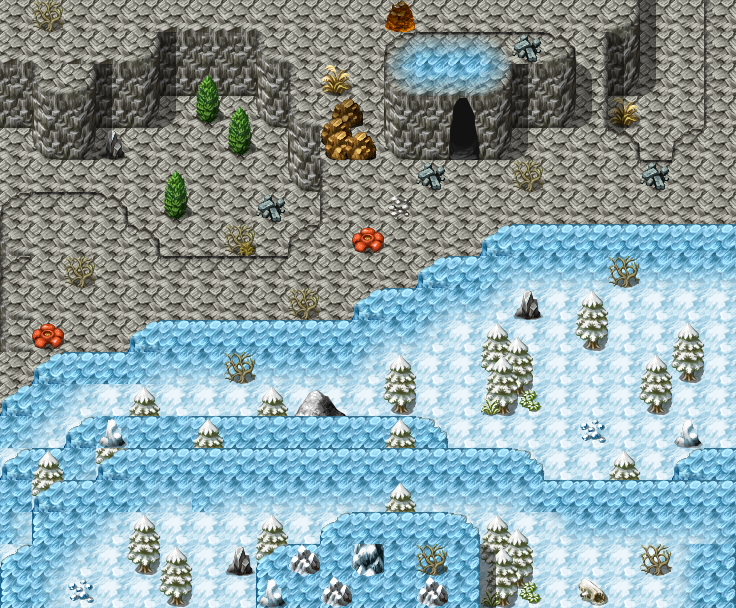

Below is a game level as drawn by its tile map, then a one-line description and the .tmx that defines it (tile-layer data replaced by summaries):
An orthogonal 23x19 tile map with 32x32 px tiles, 3 tile layers (Ground, Objects, Above), 1 hidden layer not drawn, 60 tilesets and 7 objects (4x spawn, 3x mapchange).

<map version="1.0" tiledversion="1.1.5" orientation="orthogonal" renderorder="right-down" width="23" height="19" tilewidth="32" tileheight="32" infinite="0" nextobjectid="12">
 <properties>
  <property name="outdoors" value="1" />
 </properties>
 <tileset firstgid="1" name="map_bed_1" tilewidth="32" tileheight="32" tilecount="128" columns="16">
  <image source="../drawable/map_bed_1.png" width="512" height="256" />
 </tileset>
 <tileset firstgid="129" name="map_border_1" tilewidth="32" tileheight="32" tilecount="128" columns="16">
  <image source="../drawable/map_border_1.png" width="512" height="256" />
 </tileset>
 <tileset firstgid="257" name="map_bridge_1" tilewidth="32" tileheight="32" tilecount="128" columns="16">
  <image source="../drawable/map_bridge_1.png" width="512" height="256" />
 </tileset>
 <tileset firstgid="385" name="map_bridge_2" tilewidth="32" tileheight="32" tilecount="128" columns="16">
  <image source="../drawable/map_bridge_2.png" width="512" height="256" />
 </tileset>
 <tileset firstgid="513" name="map_broken_1" tilewidth="32" tileheight="32" tilecount="128" columns="16">
  <image source="../drawable/map_broken_1.png" width="512" height="256" />
 </tileset>
 <tileset firstgid="641" name="map_cavewall_1" tilewidth="32" tileheight="32" tilecount="108" columns="18">
  <image source="../drawable/map_cavewall_1.png" width="576" height="192" />
 </tileset>
 <tileset firstgid="749" name="map_cavewall_2" tilewidth="32" tileheight="32" tilecount="108" columns="18">
  <image source="../drawable/map_cavewall_2.png" width="576" height="192" />
 </tileset>
 <tileset firstgid="857" name="map_cavewall_3" tilewidth="32" tileheight="32" tilecount="108" columns="18">
  <image source="../drawable/map_cavewall_3.png" width="576" height="192" />
 </tileset>
 <tileset firstgid="965" name="map_cavewall_4" tilewidth="32" tileheight="32" tilecount="108" columns="18">
  <image source="../drawable/map_cavewall_4.png" width="576" height="192" />
 </tileset>
 <tileset firstgid="1073" name="map_chair_table_1" tilewidth="32" tileheight="32" tilecount="128" columns="16">
  <image source="../drawable/map_chair_table_1.png" width="512" height="256" />
 </tileset>
 <tileset firstgid="1201" name="map_chair_table_2" tilewidth="32" tileheight="32" tilecount="128" columns="16">
  <image source="../drawable/map_chair_table_2.png" width="512" height="256" />
 </tileset>
 <tileset firstgid="1329" name="map_crate_1" tilewidth="32" tileheight="32" tilecount="128" columns="16">
  <image source="../drawable/map_crate_1.png" width="512" height="256" />
 </tileset>
 <tileset firstgid="1457" name="map_cupboard_1" tilewidth="32" tileheight="32" tilecount="128" columns="16">
  <image source="../drawable/map_cupboard_1.png" width="512" height="256" />
 </tileset>
 <tileset firstgid="1585" name="map_curtain_1" tilewidth="32" tileheight="32" tilecount="128" columns="16">
  <image source="../drawable/map_curtain_1.png" width="512" height="256" />
 </tileset>
 <tileset firstgid="1713" name="map_entrance_1" tilewidth="32" tileheight="32" tilecount="128" columns="16">
  <image source="../drawable/map_entrance_1.png" width="512" height="256" />
 </tileset>
 <tileset firstgid="1841" name="map_entrance_2" tilewidth="32" tileheight="32" tilecount="128" columns="16">
  <image source="../drawable/map_entrance_2.png" width="512" height="256" />
 </tileset>
 <tileset firstgid="1969" name="map_fence_1" tilewidth="32" tileheight="32" tilecount="128" columns="16">
  <image source="../drawable/map_fence_1.png" width="512" height="256" />
 </tileset>
 <tileset firstgid="2097" name="map_fence_2" tilewidth="32" tileheight="32" tilecount="128" columns="16">
  <image source="../drawable/map_fence_2.png" width="512" height="256" />
 </tileset>
 <tileset firstgid="2225" name="map_fence_3" tilewidth="32" tileheight="32" tilecount="128" columns="16">
  <image source="../drawable/map_fence_3.png" width="512" height="256" />
 </tileset>
 <tileset firstgid="2353" name="map_fence_4" tilewidth="32" tileheight="32" tilecount="128" columns="16">
  <image source="../drawable/map_fence_4.png" width="512" height="256" />
 </tileset>
 <tileset firstgid="2481" name="map_ground_1" tilewidth="32" tileheight="32" tilecount="128" columns="16">
  <image source="../drawable/map_ground_1.png" width="512" height="256" />
 </tileset>
 <tileset firstgid="2609" name="map_ground_2" tilewidth="32" tileheight="32" tilecount="128" columns="16">
  <image source="../drawable/map_ground_2.png" width="512" height="256" />
 </tileset>
 <tileset firstgid="2737" name="map_ground_3" tilewidth="32" tileheight="32" tilecount="128" columns="16">
  <image source="../drawable/map_ground_3.png" width="512" height="256" />
 </tileset>
 <tileset firstgid="2865" name="map_ground_4" tilewidth="32" tileheight="32" tilecount="128" columns="16">
  <image source="../drawable/map_ground_4.png" width="512" height="256" />
 </tileset>
 <tileset firstgid="2993" name="map_ground_5" tilewidth="32" tileheight="32" tilecount="128" columns="16">
  <image source="../drawable/map_ground_5.png" width="512" height="256" />
 </tileset>
 <tileset firstgid="3121" name="map_ground_6" tilewidth="32" tileheight="32" tilecount="128" columns="16">
  <image source="../drawable/map_ground_6.png" width="512" height="256" />
 </tileset>
 <tileset firstgid="3249" name="map_ground_7" tilewidth="32" tileheight="32" tilecount="128" columns="16">
  <image source="../drawable/map_ground_7.png" width="512" height="256" />
 </tileset>
 <tileset firstgid="3377" name="map_ground_8" tilewidth="32" tileheight="32" tilecount="128" columns="16">
  <image source="../drawable/map_ground_8.png" width="512" height="256" />
 </tileset>
 <tileset firstgid="3505" name="map_house_1" tilewidth="32" tileheight="32" tilecount="128" columns="16">
  <image source="../drawable/map_house_1.png" width="512" height="256" />
 </tileset>
 <tileset firstgid="3633" name="map_house_2" tilewidth="32" tileheight="32" tilecount="128" columns="16">
  <image source="../drawable/map_house_2.png" width="512" height="256" />
 </tileset>
 <tileset firstgid="3761" name="map_indoor_1" tilewidth="32" tileheight="32" tilecount="128" columns="16">
  <image source="../drawable/map_indoor_1.png" width="512" height="256" />
 </tileset>
 <tileset firstgid="3889" name="map_indoor_2" tilewidth="32" tileheight="32" tilecount="128" columns="16">
  <image source="../drawable/map_indoor_2.png" width="512" height="256" />
 </tileset>
 <tileset firstgid="4017" name="map_kitchen_1" tilewidth="32" tileheight="32" tilecount="128" columns="16">
  <image source="../drawable/map_kitchen_1.png" width="512" height="256" />
 </tileset>
 <tileset firstgid="4145" name="map_outdoor_1" tilewidth="32" tileheight="32" tilecount="128" columns="16">
  <image source="../drawable/map_outdoor_1.png" width="512" height="256" />
 </tileset>
 <tileset firstgid="4273" name="map_pillar_1" tilewidth="32" tileheight="32" tilecount="128" columns="16">
  <image source="../drawable/map_pillar_1.png" width="512" height="256" />
 </tileset>
 <tileset firstgid="4401" name="map_pillar_2" tilewidth="32" tileheight="32" tilecount="128" columns="16">
  <image source="../drawable/map_pillar_2.png" width="512" height="256" />
 </tileset>
 <tileset firstgid="4529" name="map_plant_1" tilewidth="32" tileheight="32" tilecount="128" columns="16">
  <image source="../drawable/map_plant_1.png" width="512" height="256" />
 </tileset>
 <tileset firstgid="4657" name="map_plant_2" tilewidth="32" tileheight="32" tilecount="128" columns="16">
  <image source="../drawable/map_plant_2.png" width="512" height="256" />
 </tileset>
 <tileset firstgid="4785" name="map_rock_1" tilewidth="32" tileheight="32" tilecount="128" columns="16">
  <image source="../drawable/map_rock_1.png" width="512" height="256" />
 </tileset>
 <tileset firstgid="4913" name="map_rock_2" tilewidth="32" tileheight="32" tilecount="128" columns="16">
  <image source="../drawable/map_rock_2.png" width="512" height="256" />
 </tileset>
 <tileset firstgid="5041" name="map_roof_1" tilewidth="32" tileheight="32" tilecount="128" columns="16">
  <image source="../drawable/map_roof_1.png" width="512" height="256" />
 </tileset>
 <tileset firstgid="5169" name="map_roof_2" tilewidth="32" tileheight="32" tilecount="128" columns="16">
  <image source="../drawable/map_roof_2.png" width="512" height="256" />
 </tileset>
 <tileset firstgid="5297" name="map_roof_3" tilewidth="32" tileheight="32" tilecount="128" columns="16">
  <image source="../drawable/map_roof_3.png" width="512" height="256" />
 </tileset>
 <tileset firstgid="5425" name="map_shop_1" tilewidth="32" tileheight="32" tilecount="128" columns="16">
  <image source="../drawable/map_shop_1.png" width="512" height="256" />
 </tileset>
 <tileset firstgid="5553" name="map_sign_ladder_1" tilewidth="32" tileheight="32" tilecount="128" columns="16">
  <image source="../drawable/map_sign_ladder_1.png" width="512" height="256" />
 </tileset>
 <tileset firstgid="5681" name="map_table_1" tilewidth="32" tileheight="32" tilecount="128" columns="16">
  <image source="../drawable/map_table_1.png" width="512" height="256" />
 </tileset>
 <tileset firstgid="5809" name="map_trail_1" tilewidth="32" tileheight="32" tilecount="128" columns="16">
  <image source="../drawable/map_trail_1.png" width="512" height="256" />
 </tileset>
 <tileset firstgid="5937" name="map_transition_1" tilewidth="32" tileheight="32" tilecount="128" columns="16">
  <image source="../drawable/map_transition_1.png" width="512" height="256" />
 </tileset>
 <tileset firstgid="6065" name="map_transition_2" tilewidth="32" tileheight="32" tilecount="128" columns="16">
  <image source="../drawable/map_transition_2.png" width="512" height="256" />
 </tileset>
 <tileset firstgid="6193" name="map_transition_3" tilewidth="32" tileheight="32" tilecount="128" columns="16">
  <image source="../drawable/map_transition_3.png" width="512" height="256" />
 </tileset>
 <tileset firstgid="6321" name="map_transition_4" tilewidth="32" tileheight="32" tilecount="128" columns="16">
  <image source="../drawable/map_transition_4.png" width="512" height="256" />
 </tileset>
 <tileset firstgid="6449" name="map_transition_5" tilewidth="32" tileheight="32" tilecount="128" columns="16">
  <image source="../drawable/map_transition_5.png" width="512" height="256" />
 </tileset>
 <tileset firstgid="6577" name="map_tree_1" tilewidth="32" tileheight="32" tilecount="128" columns="16">
  <image source="../drawable/map_tree_1.png" width="512" height="256" />
 </tileset>
 <tileset firstgid="6705" name="map_tree_2" tilewidth="32" tileheight="32" tilecount="128" columns="16">
  <image source="../drawable/map_tree_2.png" width="512" height="256" />
 </tileset>
 <tileset firstgid="6833" name="map_wall_1" tilewidth="32" tileheight="32" tilecount="128" columns="16">
  <image source="../drawable/map_wall_1.png" width="512" height="256" />
 </tileset>
 <tileset firstgid="6961" name="map_wall_2" tilewidth="32" tileheight="32" tilecount="120" columns="15">
  <image source="../drawable/map_wall_2.png" width="480" height="256" />
 </tileset>
 <tileset firstgid="7081" name="map_wall_3" tilewidth="32" tileheight="32" tilecount="120" columns="15">
  <image source="../drawable/map_wall_3.png" width="480" height="256" />
 </tileset>
 <tileset firstgid="7201" name="map_wall_4" tilewidth="32" tileheight="32" tilecount="120" columns="15">
  <image source="../drawable/map_wall_4.png" width="480" height="256" />
 </tileset>
 <tileset firstgid="7321" name="map_window_1" tilewidth="32" tileheight="32" tilecount="128" columns="16">
  <image source="../drawable/map_window_1.png" width="512" height="256" />
 </tileset>
 <tileset firstgid="7449" name="map_window_2" tilewidth="32" tileheight="32" tilecount="128" columns="16">
  <image source="../drawable/map_window_2.png" width="512" height="256" />
 </tileset>
 <layer name="Ground" width="23" height="19">
  <data>[437 cells, 437 non-empty, 16 distinct tile ids]</data>
 </layer>
 <layer name="Objects" width="23" height="19">
  <data>[437 cells, 201 non-empty, 49 distinct tile ids]</data>
 </layer>
 <layer name="Above" width="23" height="19">
  <data>[437 cells, 59 non-empty, 18 distinct tile ids]</data>
 </layer>
 <layer name="Walkable" width="23" height="19" visible="0">
  <data>[437 cells, 210 non-empty, 1 distinct tile ids]</data>
 </layer>
 <objectgroup name="Mapevents" visible="0">
  <object id="5" name="south1" type="mapchange" x="32" y="576" width="224" height="32">
   <properties>
    <property name="map" value="blackwater_mountain32" />
    <property name="place" value="north1" />
   </properties>
  </object>
  <object id="6" name="south2" type="mapchange" x="544" y="576" width="160" height="32">
   <properties>
    <property name="map" value="blackwater_mountain32" />
    <property name="place" value="north2" />
   </properties>
  </object>
  <object id="11" name="north" type="mapchange" x="416" y="0" width="288" height="32">
   <properties>
    <property name="map" value="blackwater_mountain56" />
    <property name="place" value="south" />
   </properties>
  </object>
 </objectgroup>
 <objectgroup name="Spawn" visible="0">
  <object id="7" name="wyrm_2" type="spawn" x="32" y="448" width="704" height="96">
   <properties>
    <property name="spawngroup" value="wyrm_2" />
   </properties>
  </object>
  <object id="8" name="wyrm_2_1" type="spawn" x="352" y="288" width="384" height="128">
   <properties>
    <property name="quantity" value="3" />
    <property name="spawngroup" value="wyrm_2" />
   </properties>
  </object>
  <object id="9" name="wyrm_3" type="spawn" x="32" y="448" width="704" height="96">
   <properties>
    <property name="spawngroup" value="wyrm_3" />
   </properties>
  </object>
  <object id="10" name="wyrm_3_1" type="spawn" x="32" y="352" width="608" height="64">
   <properties>
    <property name="quantity" value="3" />
    <property name="spawngroup" value="wyrm_3" />
   </properties>
  </object>
 </objectgroup>
 <objectgroup name="Keys" visible="0" />
</map>
